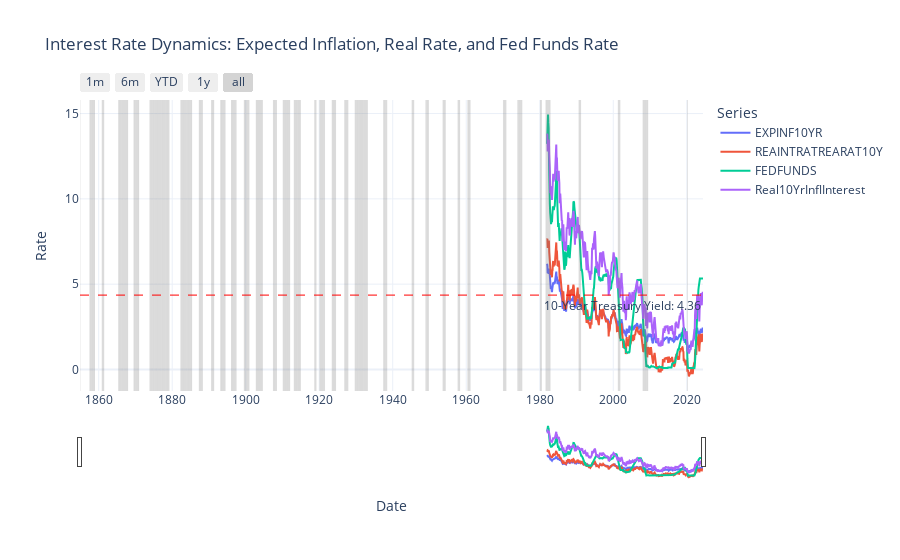

Notebook code for this chart:
### Code cell
import requests
import pandas as pd
import numpy as np
import plotly.graph_objects as go
import plotly.express as px
import sys
import os
from datetime import datetime
from fredapi import Fred

# Add the src directory to sys.path
src_path = os.path.expanduser('~/Desktop/GitHub/SPX_Analysis/src')
sys.path.append(src_path)

from fetcher import SeriesFetcher

def constructDF():
    """
    Constructs the RealFlation DataFrame by fetching data from the FRED API.

    Returns:
        pd.DataFrame: DataFrame containing the data for 'EXPINF10YR', 
                      'REAINTRATREARAT10Y', 'FEDFUNDS', and 'Real10YrInflInterest'.
    """
    expinf10yr = SeriesFetcher('EXPINF10YR')
    reaintratrearat10y = SeriesFetcher('REAINTRATREARAT10Y')
    fedfunds = SeriesFetcher('FEDFUNDS')

    data = pd.DataFrame({
        'EXPINF10YR': expinf10yr.get_series_data(),
        'REAINTRATREARAT10Y': reaintratrearat10y.get_series_data(),
        'FEDFUNDS': fedfunds.get_series_data()
    })

    # Drop rows with missing values
    data.dropna(inplace=True)
    
    # Convert index to datetime
    data.index = pd.to_datetime(data.index)
    
    # Create the Real10YrInflInterest series
    data['Real10YrInflInterest'] = data['REAINTRATREARAT10Y'] + data['EXPINF10YR']
    
    return data

def shade_recession_months(fig, usrec_series):
    """
    Shades the recession months based on the "USREC" series.

    Parameters:
        fig (plotly.graph_objs._figure.Figure): The Plotly Figure object to add the shaded regions.
        usrec_series (pd.Series): The "USREC" series with dates as index and recession indicators as values.
    """
    for date, value in usrec_series.items():
        date = pd.to_datetime(date)
        if value == 1:
            fig.add_vrect(
                x0=date, x1=date + pd.DateOffset(months=1),
                fillcolor="grey", opacity=0.3, line_width=0
            )

if __name__ == "__main__":
    today = pd.Timestamp.now().date()
    offset_days = 2000
    
    # Construct the RealFlation DataFrame
    RealFlation = constructDF()
    
    # Create Plotly figure
    fig = go.Figure()
    
    # Add traces for each series
    fig.add_trace(go.Scatter(x=RealFlation.index, y=RealFlation['EXPINF10YR'], mode='lines', name='EXPINF10YR'))
    fig.add_trace(go.Scatter(x=RealFlation.index, y=RealFlation['REAINTRATREARAT10Y'], mode='lines', name='REAINTRATREARAT10Y'))
    fig.add_trace(go.Scatter(x=RealFlation.index, y=RealFlation['FEDFUNDS'], mode='lines', name='FEDFUNDS'))
    fig.add_trace(go.Scatter(x=RealFlation.index, y=RealFlation['Real10YrInflInterest'], mode='lines', name='Real10YrInflInterest'))
    
    # Shade the recession periods based on the "USREC" series
    USREC = SeriesFetcher('USREC')
    usrec_series = USREC.get_series_data(start_date=start_date)
    shade_recession_months(fig, usrec_series)
    
    # Fetch the current 10-year Treasury yield (DGS10) and display it as a reference
    dgs10 = SeriesFetcher('DGS10')
    current_dgs10 = dgs10.get_latest_value()
    if current_dgs10 is not None:
        fig.add_hline(y=current_dgs10, line=dict(color='red', width=1, dash='dash'), annotation_text=f'10-Year Treasury Yield: {current_dgs10}', annotation_position='bottom right')
    else:
        print("Failed to fetch the current 10-year Treasury yield.")
    
    # Update layout
    fig.update_layout(
        title='Interest Rate Dynamics: Expected Inflation, Real Rate, and Fed Funds Rate',
        xaxis_title='Date',
        yaxis_title='Rate',
        legend_title='Series',
        template='plotly_white',
        xaxis=dict(rangeselector=dict(buttons=list([
            dict(count=1, label="1m", step="month", stepmode="backward"),
            dict(count=6, label="6m", step="month", stepmode="backward"),
            dict(count=1, label="YTD", step="year", stepmode="todate"),
            dict(count=1, label="1y", step="year", stepmode="backward"),
            dict(step="all")
        ])),
        rangeslider=dict(visible=True), type="date")
    )
    
    # Show the figure
    fig.show()
